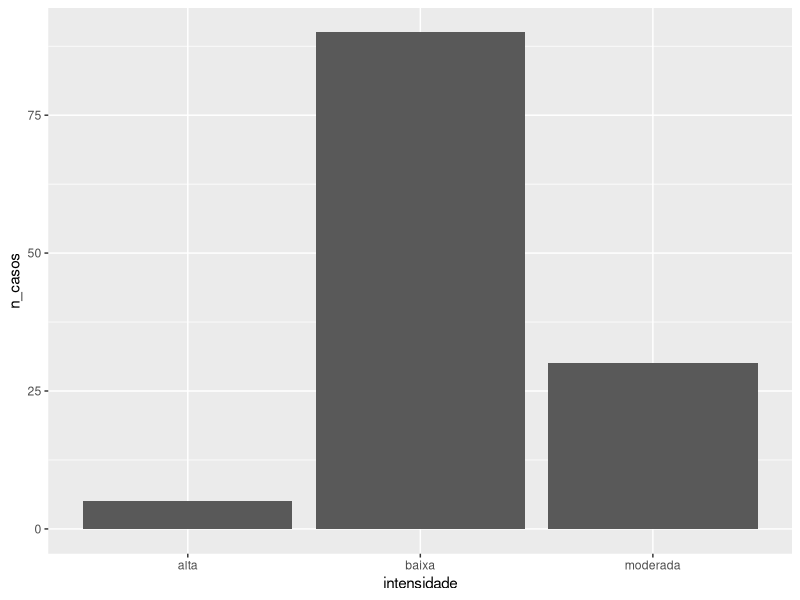
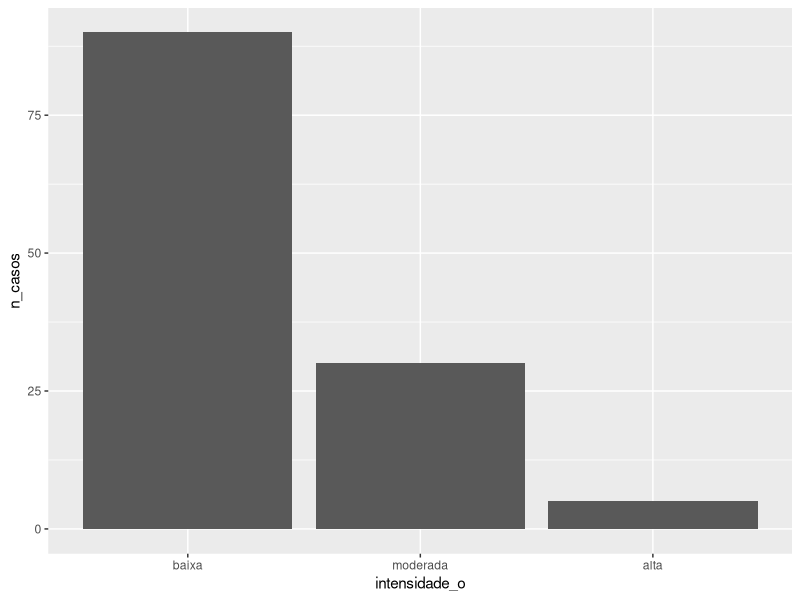

Recreate these plots in R, in order. (Note: this script raises an error after producing the figures.)


## ----va-1--------------------------------------------------------------
(vetor_dbl <- c(-1.51, 0.33, 1.46, 2.04))


## A função `c()` aceita um **número variado de argumentos**, o que é representado por três pontos ou reticências (`...`) na sua documentação de ajuda (`?c`).


## ----va-2--------------------------------------------------------------
class(vetor_dbl)


## Medidas são compostas de um número e uma escala. Você pode estar trabalhando com valores de população na escala de milhões de habitantes, mas o valor pode ser apenas 1.7. Para garantir consistência nos seus cálculos, em termos de unidades, é recomendado nomear sua variável com alguma referência à sua unidade de medida. Erros de unidades podem ter consequências catastróficas como o exemplo do [Caso do Orbitador Climático de Marte](https://pt.wikipedia.org/wiki/Mars_Climate_Orbiter#Resultados).


## ----nums-1------------------------------------------------------------
(vetor_num <- c(-1, 0, 1, 2, NA_real_))
class(vetor_num)


## ----nums-2------------------------------------------------------------
typeof(vetor_num)


## ----nums-3------------------------------------------------------------
(vetor_int <- c(1L, 6L, 10L, NA_integer_))
typeof(vetor_int)


## ----------------------------------------------------------------------
vetor_num_fi <- as.integer(vetor_num)
typeof(vetor_num_fi)


## Há outros tipos de dados numéricos no R, como: complexos e hexadecimais.


## ----------------------------------------------------------------------
(vetor_char <- c('ae', NA_character_, "ou"))
class(vetor_char)


## ----------------------------------------------------------------------
nchar(vetor_char)


## ----------------------------------------------------------------------
# alfabeto inglês em letras minúsculas
letters
# alfabeto inglês em letras maiúsculas
LETTERS
# nomes dos meses em inglês
month.name
# abreviatura dos nomes dos meses em inglês
month.abb


## ----char-1------------------------------------------------------------
citacao <- 'Me diga o que é pior: "Desistir do que quer ou se contentar com o que nunca quiz?" - Reverb Poesia.'
citacao

sentenca_apos <- "Marca d'água"
sentenca_apos


## ----char-2------------------------------------------------------------
(sentenca_2aspas <- "Ele disse: \"Me sinto como um peixe fora d'água\"")


## ----------------------------------------------------------------------
print(sentenca_2aspas)


## ----------------------------------------------------------------------
cat(sentenca_2aspas, "\n")


## Há diversos caracteres especiais com interpretação especial dentro de caracteres (strings). Eles são precedidos por uma barra invertida (*escape*). Os mais comuns são:

##
## - `\\'` aspas simples

##
## - `\\"` aspas duplas

##
## - `\\n` quebra de lina ou nova linha

##
## - `\\\\` a própria barra invertida

##

## ----chunk9------------------------------------------------------------
# variável lógica
vetor_log <- c(FALSE, NA, FALSE, TRUE)
vetor_log
class(vetor_log)


## ----chunk12-----------------------------------------------------------
TRUE
T
class(T)
T <- 10
class(T)
c(T, F)


## ----------------------------------------------------------------------
is.character(vetor_num)


## ----------------------------------------------------------------------
is.integer(vetor_num)
is.numeric(vetor_num)
is.double(vetor_num)
is.logical(vetor_num)


## ----------------------------------------------------------------------
vetor_num
as.integer(vetor_num)
# verificação do resultado
typeof(as.integer(vetor_num))


## ----------------------------------------------------------------------
as.logical(vetor_num)
# verificação do resultado
typeof(as.logical(vetor_num))


## ----------------------------------------------------------------------
vetor_log
as.numeric(vetor_log)
# verificação do resultado
typeof(as.numeric(vetor_log))


## ----------------------------------------------------------------------
vetor_char
as.integer(vetor_char)
# verificação do resultado
typeof(as.numeric(vetor_char))


## ----------------------------------------------------------------------
(vmix_num_char <- c(vetor_num, vetor_char))
typeof(vmix_num_char)


## ----------------------------------------------------------------------
(vmix_log_num <- c(vetor_log, vetor_num))
typeof(vmix_log_num)


## ----------------------------------------------------------------------
(vmix_dbl_int <- c(vetor_dbl, vetor_int))
typeof(vmix_dbl_int)


## ----------------------------------------------------------------------
(vmix_log_char <- c(vetor_log, vetor_char))
typeof(vmix_log_char)


## ----------------------------------------------------------------------
# vetor lógico
vetor_num > 0
sum(vetor_num > 0, na.rm = TRUE)


# Continuação a partir do final do capítulo 6 (Aula 5) -----------

## ----------------------------------------------------------------------
intensidade <- factor(
  x = c("baixa", "moderada", "alta")
  )
intensidade


## ----------------------------------------------------------------------
levels(intensidade)


## ----------------------------------------------------------------------
str(intensidade)
as.numeric(intensidade)


## ----------------------------------------------------------------------
intensidade_o <- factor(
  x = c("baixa", "moderada", "alta"),
  levels = c("baixa", "moderada", "alta"),
  ordered = TRUE
  )
intensidade_o


## ----------------------------------------------------------------------
n_casos <- c(90, 30, 5)


## ----------------------------------------------------------------------
library(ggplot2)
qplot(x = intensidade, y = n_casos, geom = "col")
qplot(x = intensidade_o, y = n_casos, geom = "col")


## ----------------------------------------------------------------------
Sys.Date()
Sys.time()


## ----------------------------------------------------------------------
amd <- as.Date("2012-06-28")
amd
class(amd)
# num. de dias de 1971
as.numeric(amd)


## ----------------------------------------------------------------------
amd_hms <- as.POSIXct("2012-06-28 17:42")
amd_hms
class(amd_hms)
as.numeric(amd_hms)


## ----format-dates, echo = FALSE, warning=FALSE-------------------------
#<a name="tab-oper-logic"></a>
cod <- c(
  "%Y",
  "%m",
  "%d",
  "%H",
  "%M",
  "%S"
)
sig <- c(
  "ano (incluindo século)",
  "mês",
  "dia",
  "hora",
  "minuto",
  "segundo"
)

interv <- c(
  "1 - 9999",
  "01 - 12",
  "01 - 31",
  "00 - 23",
  "00 - 59",
  "00 - 59"
)

dates_format <- data.frame(
  código = cod,
  Significado = sig,
  Intervalo = interv,
  stringsAsFactors = FALSE
)
kable(dates_format,
      caption = "Códigos de formato de datas e horas.",
      align = "c")


## ----------------------------------------------------------------------
format(x = Sys.Date(), format = "%Y")


## ----------------------------------------------------------------------
as.POSIXct(
  x = "prec010120001942.grib",
  tz = "UTC",
  format = "prec%d%m%Y%H%M.grib"
  )

